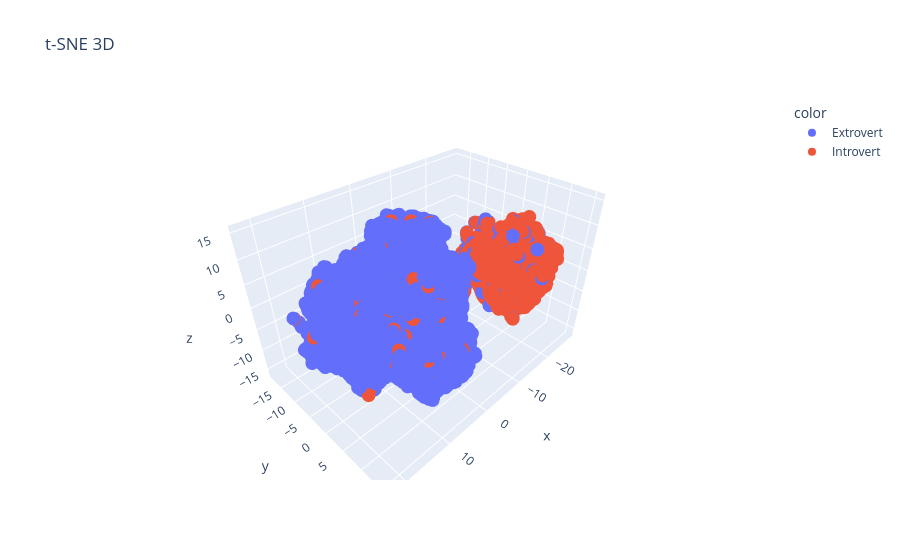

Notebook source saved alongside this figure:
### Markdown cell above
### Visualización interactiva

### Code cell
from sklearn.manifold import TSNE
import plotly.express as px
y = df_clean.iloc[:, -1].values
fig = px.scatter_3d(x=X_3d[:,0], y=X_3d[:,1], z=X_3d[:,2],
                    color=y.astype(str), title="t-SNE 3D")
fig.show()

### Figure 1 — Plotly figure (JSON) as saved in the notebook; plotly's stock layout.template omitted (floating-point values rounded to 4 significant figures; data arrays with more than 128 entries replaced by an {"elided": "..."} marker saying what was removed)
{"data": [{"hovertemplate": "color=Extrovert<br>x=%{x}<br>y=%{y}<br>z=%{z}<extra></extra>", "legendgroup": "Extrovert", "marker": {"color": "#636efa", "symbol": "circle"}, "mode": "markers", "name": "Extrovert", "scene": "scene", "showlegend": true, "type": "scatter3d", "x": {"elided": "9845 float values"}, "y": {"elided": "9845 float values"}, "z": {"elided": "9845 float values"}}, {"hovertemplate": "color=Introvert<br>x=%{x}<br>y=%{y}<br>z=%{z}<extra></extra>", "legendgroup": "Introvert", "marker": {"color": "#EF553B", "symbol": "circle"}, "mode": "markers", "name": "Introvert", "scene": "scene", "showlegend": true, "type": "scatter3d", "x": {"elided": "2986 float values"}, "y": {"elided": "2986 float values"}, "z": {"elided": "2986 float values"}}], "layout": {"legend": {"title": {"text": "color"}, "tracegroupgap": 0}, "scene": {"domain": {"x": [0, 1], "y": [0, 1]}, "xaxis": {"title": {"text": "x"}}, "yaxis": {"title": {"text": "y"}}, "zaxis": {"title": {"text": "z"}}}, "title": {"text": "t-SNE 3D"}}}
